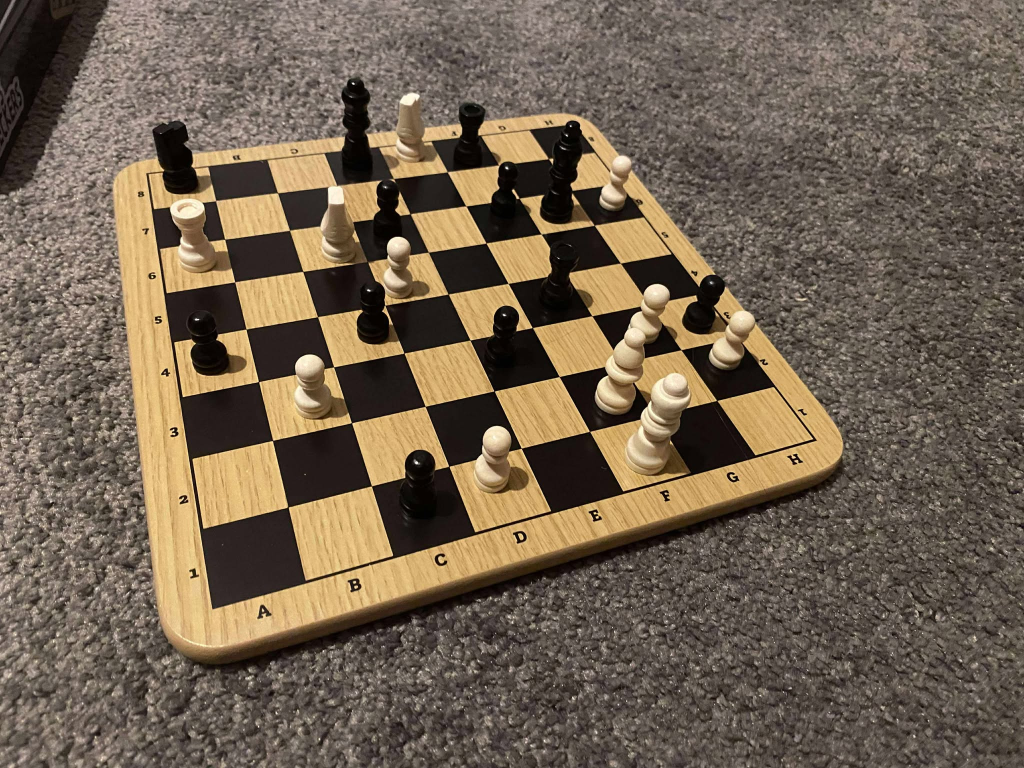
#> input picture img.jpg, 2048 x 1536 px (shown at 1/2 size)
$ python -i warp_board.py   (imports and definitions only)
#> lines starting #> are read from the running program, lines starting #| are printed output that depends on the picture; after the words box and inside, x2 and y2 are one past the last pixel; in counts of white or black regions, pixels touching at a corner belong together
#> further down, picture is the input picture: shape (1536, 2048, 3); mean B, G, R 81, 98.7, 113.9
import cv2
import numpy as np
import matplotlib.pyplot as plt

# ------------------------
# Helper: order corners
# ------------------------
# [83 lines left out: functions order_corners, line_intersection, detect_board_hough, not called in this run]

# ------------------------import cv2
import numpy as np


# Main: hybrid detection with 20-pixel margin
# ------------------------
def detect_board(img, board_size=800):
#> called with board_size = 800
    img_rgb = cv2.cvtColor(img, cv2.COLOR_BGR2RGB)
    gray = cv2.cvtColor(img, cv2.COLOR_BGR2GRAY)
    blur = cv2.GaussianBlur(gray, (5,5), 0)
    edges = cv2.Canny(blur, 50, 150)
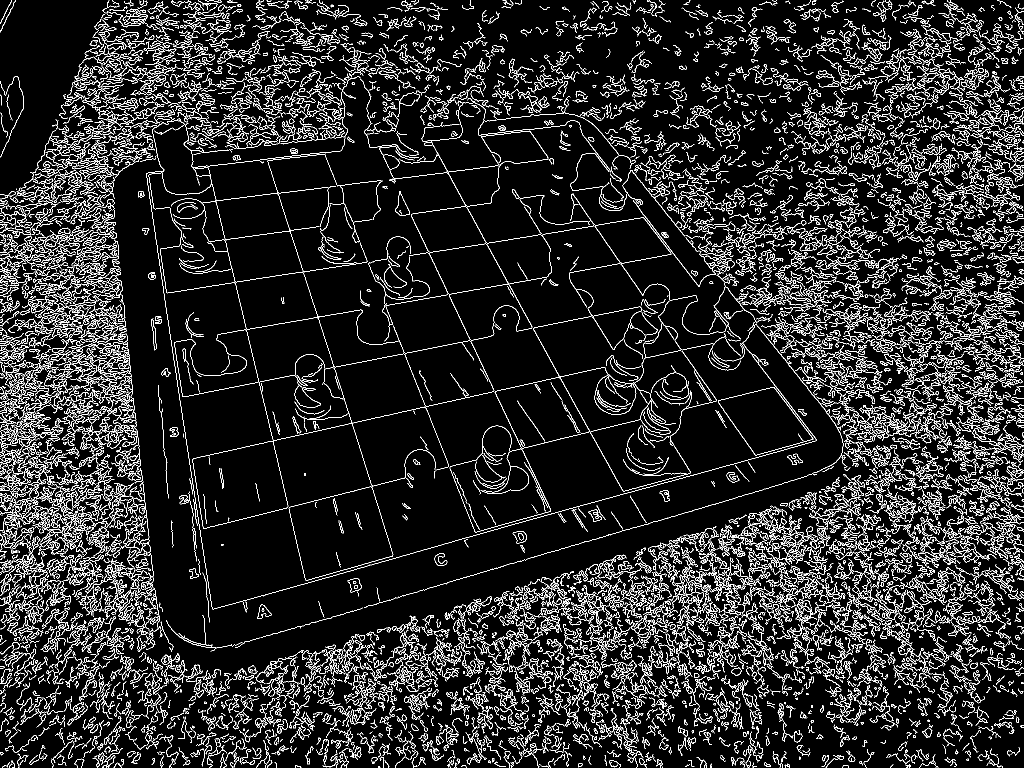
#> edges: shape (1536, 2048) (shown at 1/2 size); 10.5% white in thin lines or dots

    # Morphological close to connect edges
    kernel = np.ones((5,5), np.uint8)
    edges = cv2.morphologyEx(edges, cv2.MORPH_CLOSE, kernel)
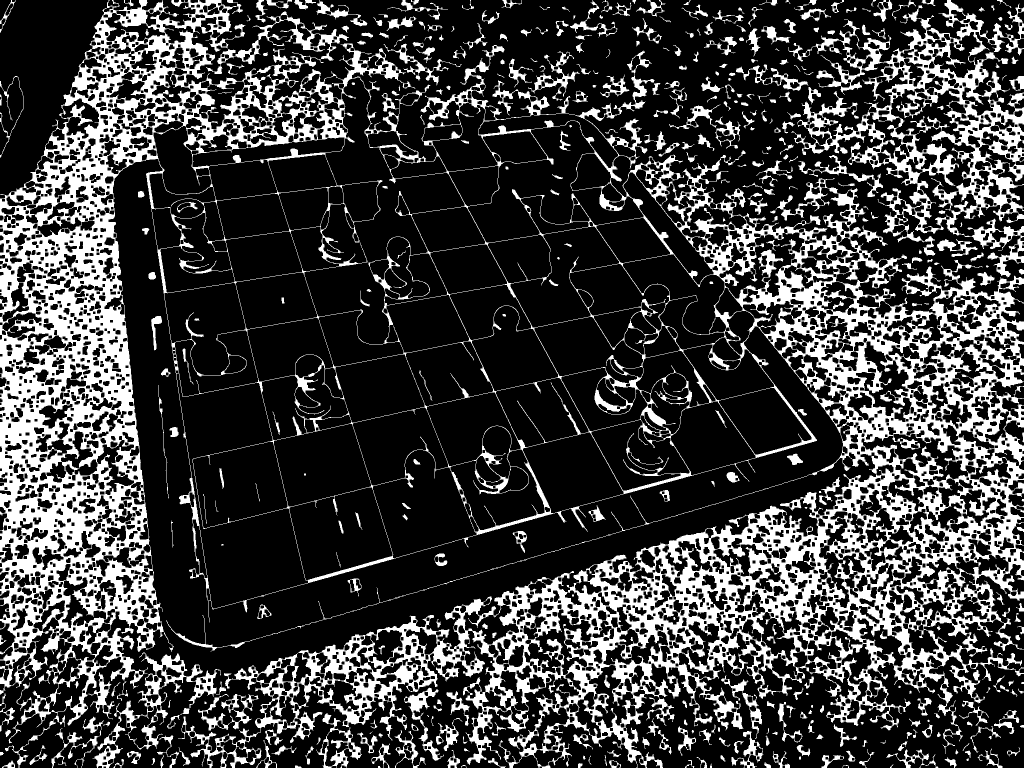
#> edges: shape (1536, 2048) (shown at 1/2 size); 24.9% white; 440 white regions (27 under 20 px)

    contours, _ = cv2.findContours(edges, cv2.RETR_EXTERNAL, cv2.CHAIN_APPROX_SIMPLE)
#> contours = 380 contours, 76 with area under 20; largest, box (x1, y1, x2, y2) and area: (0, 0, 2048, 1536) 1927448, (1576, 0, 2048, 555) 109328, (185, 1305, 442, 1536) 12534, (412, 23, 698, 148) 5711, (633, 1426, 724, 1536) 4232

    if len(contours) == 0:
        print("No contours found")
        return img, img

    contours = sorted(contours, key=cv2.contourArea, reverse=True)

    # Take the largest contour
    largest_contour = contours[0]
#> largest_contour = contour of 21837 points, box (x1, y1, x2, y2) (0, 0, 2048, 1536), area 1927448

    # Create mask for this contour
    mask = np.zeros(gray.shape, np.uint8)
    cv2.drawContours(mask, [largest_contour], -1, 255, -1)
#> mask: shape (1536, 2048); 62% white; 94 black regions (8 under 20 px), largest, box (x1, y1, x2, y2) and area: (368, 0, 2048, 630) 533846, (0, 318, 1756, 1536) 438283, (1092, 1307, 2048, 1536) 137854

    # Get edges within the contour
    contour_edges = cv2.bitwise_and(edges, edges, mask=mask)
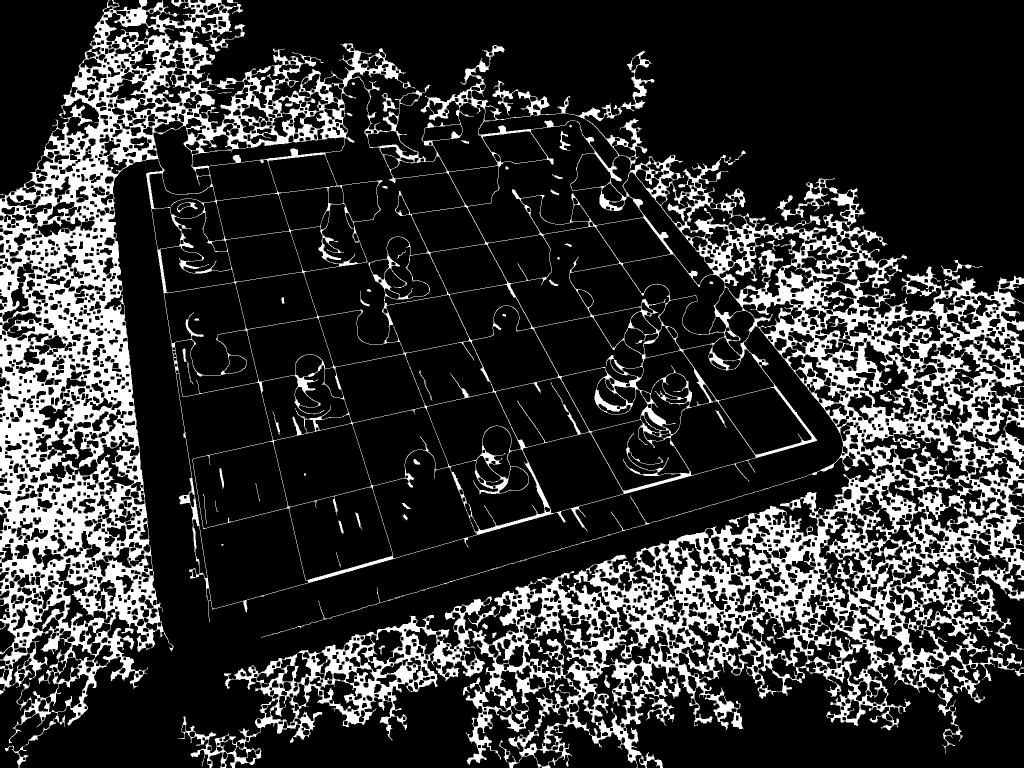
#> contour_edges: shape (1536, 2048) (shown at 1/2 size); 20% white; 59 white regions (4 under 20 px), largest, box (x1, y1, x2, y2) and area: (0, 0, 2048, 1536) 625450, (1119, 261, 1141, 302) 289, (354, 404, 396, 425) 206

    # Detect straight lines within this contour
    lines = cv2.HoughLinesP(contour_edges, 1, np.pi/180, threshold=50,
                            minLineLength=80, maxLineGap=15)

    pts_src = None

    if lines is None:
        print("No lines found in contour, using contour approximation fallback")
    else:
        # Separate horizontal and vertical lines
        horizontal_lines = []
        vertical_lines = []

        for line in lines:
            x1, y1, x2, y2 = line[0]

            angle = np.abs(np.degrees(np.arctan2(y2 - y1, x2 - x1)))
            length = np.sqrt((x2 - x1)**2 + (y2 - y1)**2)

            # Filter short lines
            if length < 50:
                continue

            # Horizontal (angle close to 0° or 180°)
            if angle < 20 or angle > 160:
                horizontal_lines.append((x1, y1, x2, y2))
            # Vertical (angle close to 90°)
            elif 70 < angle < 110:
                vertical_lines.append((x1, y1, x2, y2))
#> this loop made 3548 passes
#> (x1, y1, x2, y2, angle, length) on passes 1 to 3: (1082, 1219, 1481, 1134, 12.03, 408), (224, 308, 250, 14, 84.95, 295.1), (1005, 1245, 1408, 1159, 12.05, 412.1)
#> after the loop, horizontal_lines = 1657 items, first 6: (1082, 1219, 1481, 1134), (1005, 1245, 1408, 1159), (1817, 1065, 1948, 1037), (1012, 1268, 1319, 1186), (11, 1218, 134, 1220), (1723, 1131, 2038, 1070); vertical_lines = 528 items, first 6: (224, 308, 250, 14), (137, 928, 226, 82), (117, 817, 220, 82), (141, 1167, 160, 949), (1, 1148, 123, 458), (211, 795, 233, 469)

        # print(f"Found {len(horizontal_lines)} horizontal and {len(vertical_lines)} vertical lines")

        # Need at least 2 of each to find corners
        if len(horizontal_lines) >= 2 and len(vertical_lines) >= 2:
            # Find outermost lines
            top_line = min(horizontal_lines, key=lambda l: (l[1] + l[3]) / 2)
#> top_line = (214, 8, 336, 48)
            bottom_line = max(horizontal_lines, key=lambda l: (l[1] + l[3]) / 2)
#> bottom_line = (385, 1514, 471, 1505)
            left_line = min(vertical_lines, key=lambda l: (l[0] + l[2]) / 2)
#> left_line = (0, 1210, 0, 1060)
            right_line = max(vertical_lines, key=lambda l: (l[0] + l[2]) / 2)
#> right_line = (2041, 974, 2041, 889)

            # Function to find line intersection
            def line_intersection(line1, line2):
#> called with line1 = (214, 8, 336, 48), line2 = (0, 1210, 0, 1060)
                x1, y1, x2, y2 = line1
#> x1 = 214; y1 = 8; x2 = 336; y2 = 48
                x3, y3, x4, y4 = line2
#> x3 = 0; y3 = 1210; x4 = 0; y4 = 1060

                denom = (x1 - x2) * (y3 - y4) - (y1 - y2) * (x3 - x4)
#> denom = -18300
                if abs(denom) < 1e-10:
                    return None

                px = ((x1*y2 - y1*x2) * (x3 - x4) - (x1 - x2) * (x3*y4 - y3*x4)) / denom
#> px = 0
                py = ((x1*y2 - y1*x2) * (y3 - y4) - (y1 - y2) * (x3*y4 - y3*x4)) / denom
#> py = -62.16

                return (int(px), int(py))

            # Find 4 corner intersections
            top_left = line_intersection(top_line, left_line)
#> top_left = (0, -62)
            top_right = line_intersection(top_line, right_line)
#> top_right = (2041, 607)
            bottom_left = line_intersection(bottom_line, left_line)
#> bottom_left = (0, 1554)
            bottom_right = line_intersection(bottom_line, right_line)
#> bottom_right = (2041, 1340)

            corners = [top_left, top_right, bottom_right, bottom_left]
#> corners = [(0, -62), (2041, 607), (2041, 1340), (0, 1554)]

            # Check if all intersections were found
            if None not in corners:
                pts_src = np.float32(corners)
#> pts_src = [[0, -62], [2041, 607], [2041, 1340], [0, 1554]]

                # Visualize
                contoured_img = img.copy()
                cv2.drawContours(contoured_img, [largest_contour], -1, (128, 128, 128), 2)

                # Draw detected lines
                cv2.line(contoured_img, (top_line[0], top_line[1]), (top_line[2], top_line[3]), (0, 255, 0), 2)
#> contoured_img: shape (1536, 2048, 3); mean B, G, R 83, 100.1, 114.7
                cv2.line(contoured_img, (bottom_line[0], bottom_line[1]), (bottom_line[2], bottom_line[3]), (0, 0, 255), 2)
#> contoured_img: shape (1536, 2048, 3); mean B, G, R 83, 100.1, 114.7
                cv2.line(contoured_img, (left_line[0], left_line[1]), (left_line[2], left_line[3]), (255, 0, 0), 2)
#> contoured_img: shape (1536, 2048, 3); mean B, G, R 83, 100.1, 114.7
                cv2.line(contoured_img, (right_line[0], right_line[1]), (right_line[2], right_line[3]), (255, 255, 0), 2)
#> contoured_img: shape (1536, 2048, 3); mean B, G, R 83, 100.1, 114.7

                # Draw corners
                for i, corner in enumerate(corners):
                    cv2.circle(contoured_img, corner, 10, (255, 0, 255), -1)
                    cv2.putText(contoured_img, str(i), (corner[0]-5, corner[1]+5),
                               cv2.FONT_HERSHEY_SIMPLEX, 0.7, (255, 255, 255), 2)
#> this loop made 4 passes
#> contoured_img: shape (1536, 2048, 3); mean B, G, R 83, 100.1, 114.7
            else:
                print("Could not find all 4 corner intersections")

        if pts_src is not None:
            contoured_img = img.copy()
            cv2.drawContours(contoured_img, contours, 0, (0, 255, 0), 2)
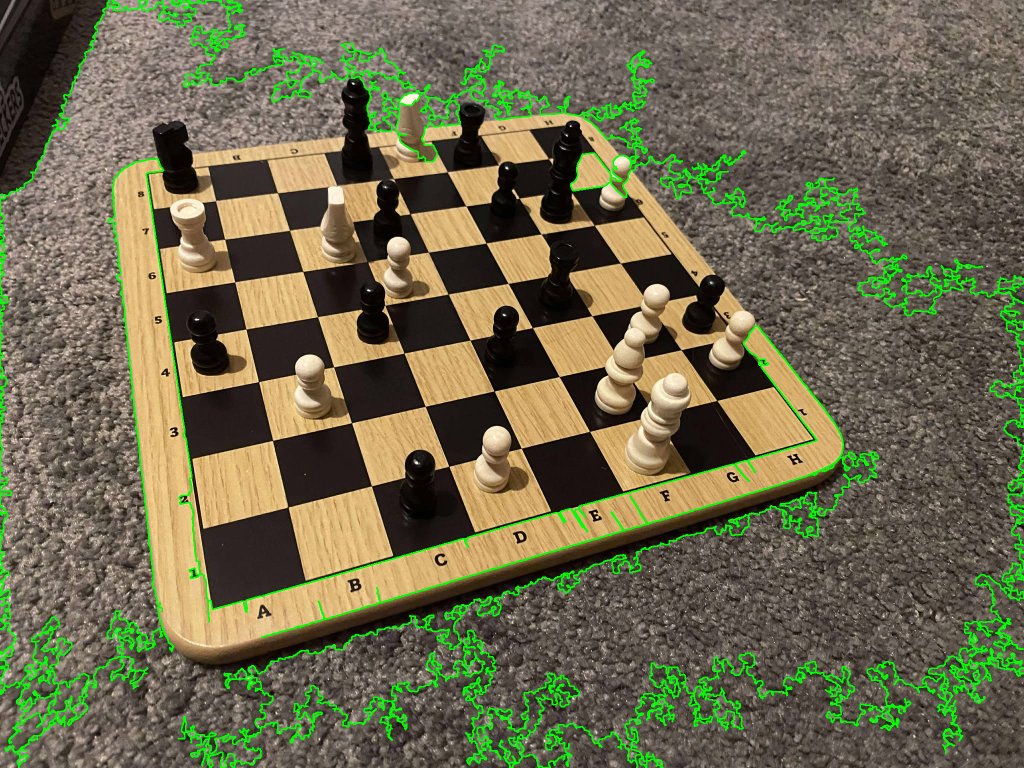
#> contoured_img: shape (1536, 2048, 3) (shown at 1/2 size); mean B, G, R 77, 106.1, 108.7

    # Final fallback
    if pts_src is None:
        print("All methods failed")
        return None, None

    # Add 20-pixel margin by expanding source points outward
    margin = 80

    # Calculate center of the board
    center_x = np.mean(pts_src[:, 0])
#> center_x = 1020.5
    center_y = np.mean(pts_src[:, 1])
#> center_y = 859.8

    # Expand each corner point away from center
    expanded_pts_src = []
    for pt in pts_src:
        # Vector from center to corner
        dx = pt[0] - center_x
        dy = pt[1] - center_y

        # Calculate expansion factor based on margin
        # We want to move the point outward by 'margin' pixels in the warped space
        # Since board_size is the final size, margin/board_size gives us the ratio
        expansion_ratio = 1 + (2 * margin / board_size)

        # Expand the point
        new_x = center_x + dx * expansion_ratio
        new_y = center_y + dy * expansion_ratio

        expanded_pts_src.append([new_x, new_y])
#> this loop made 4 passes
#> (pt, dx, dy, new_x, new_y) on passes 1 to 4: ([0, -62], -1020.5, -921.8, -204.1, -246.3), ([2041, 607], 1020.5, -252.8, 2245.1, 556.5), ([2041, 1340], 1020.5, 480.2, 2245.1, 1436), ([0, 1554], -1020.5, 694.2, -204.1, 1692.8)
#> after the loop, expanded_pts_src = [[-204.1, -246.3], [2245.1, 556.5], [2245.1, 1436], [-204.1, 1692.8]]

    expanded_pts_src = np.float32(expanded_pts_src)
#> expanded_pts_src = [[-204.1, -246.4], [2245.1, 556.5], [2245.1, 1436.1], [-204.1, 1692.8]]

    # Warp perspective with expanded source points to capture extra area
    pts_dst = np.float32([[0,0],[board_size,0],[board_size,board_size],[0,board_size]])
    M = cv2.getPerspectiveTransform(expanded_pts_src, pts_dst)
#> M = [[0.155, 0, 31.68], [-0.142, 0.432, 77.56], [-0.000234, 0, 1]]
    warp = cv2.warpPerspective(img_rgb, M, (board_size, board_size))
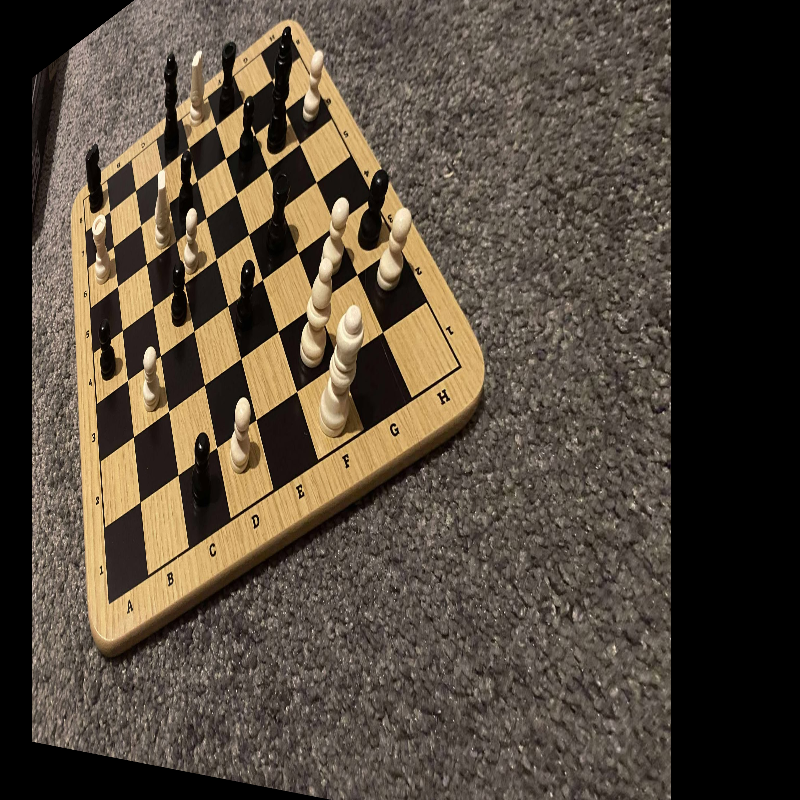
#> warp: shape (800, 800, 3); mean R, G, B 84.1, 72.9, 59.4

    return warp, contoured_img, pts_src


# [9 lines left out: function process_chess_image, not called in this run]

>>> import cv2
>>> picture = cv2.imread('img.jpg')
>>> result = detect_board(picture)
